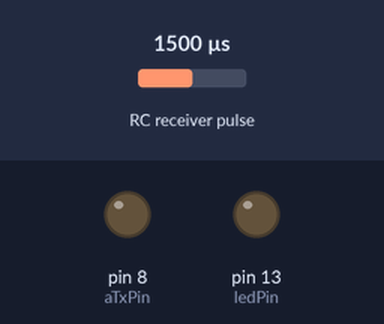
Bench run of a sketch on a simulated Arduino Mega 2560, built with avr-gcc and run on an emulated ATmega2560. Parts: output pins drawn as LEDs (lit = HIGH). Wiring (inferred from the names in the program): RC receiver channel: data pin 3. The inputs (shaded band) are chosen by the test bench; at power-on: RC receiver pulse 1500 µs. What the sketch prints to the serial monitor is not drawn.

Above: at 0.1 s.
At 1.7 s:
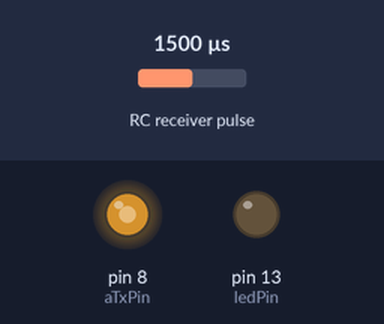
1.8 s: RC receiver pulse (sensor on pin 3) set to 1750 µs
At 2.6 s:
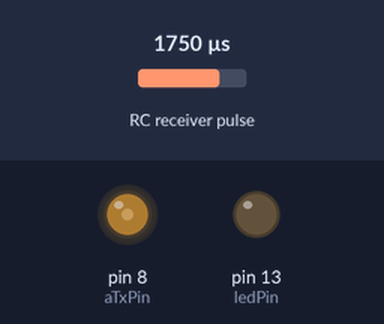
Timing chart, 0 to 10.8 s (numbered marks = the images above; inputs shaded):
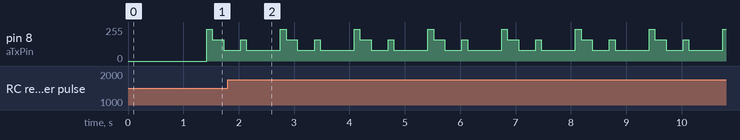

Measured:
- by itself, pin 8 (aTxPin): repeats every 1.3 s: 80/255 0.61 s, 240/255 0.10 s, 160/255 0.20 s, 80/255 0.31 s, 160/255 0.10 s

The sketch:

pwm_transfer.ino
```cpp
const int rxPin = 2;     // the number of the pushbutton pin
const int ledPin =  13;      // the number of the LED pin
const int txPin = 53;

const int aTxPin = 8;
const int aRxPin = 7; // we use a digital pin, actually


//assume that pin 32 is receiving PWM input
#define CHANNEL_1_PIN 3
//micros when the pin goes HIGH
volatile unsigned long timer_start;
//difference between timer_start and micros() is the length of time that the pin
//was HIGH - the PWM pulse length.
volatile unsigned long pulse_time;

//this is the time that the last interrupt occurred.
//you can use this to determine if your receiver has a signal or not.
volatile unsigned long last_interrupt_time;

//calcSignal is the interrupt handler
void calcSignal()
{
//record the interrupt time so that we can tell if the receiver has a signal from the transmitter
 last_interrupt_time = micros();

//if the pin has gone HIGH, record the microseconds since the Arduino started up
 if(digitalRead(CHANNEL_1_PIN) == HIGH)
    {
        timer_start = micros();
    }
//otherwise, the pin has gone LOW
    else
    {
        //only worry about this if the timer has actually started
        if(timer_start > 0)
        {
            //record the pulse time
            pulse_time = micros() - timer_start;
            //restart the timer
            timer_start = 0;
        }
    }
}


void setup() {


  pinMode(ledPin, OUTPUT);
  pinMode(rxPin, INPUT);
  pinMode(txPin, OUTPUT);

  pinMode(aRxPin, INPUT);
  pinMode(aTxPin, OUTPUT);

  attachInterrupt(1, calcSignal, CHANGE);

  Serial.begin(9600);
  //analogWrite(aTxPin, 120);
  delay(500);
}


unsigned long n = 0;
int pos = -10;
unsigned char to_send = '#';
void txloop() {
  if(pos > 7) {
    pos = -5;
  }
  if(pos < -1) {
    pos++;
    return;
  }
  if(pos == -1) {
    analogWrite(aTxPin, 240);
    pos = 0;
    return;
  }
  char bit_to_send = (to_send >> (pos++)) & 1;
  analogWrite(aTxPin, bit_to_send ? 160 : 80);
  //analogWrite(aTxPin,255);
}

// tx=10 pw=80, tx=255 pw=53444
int rxpos = -1;
unsigned char rcv = 0;
void rxloop() {
  unsigned char eightbitval = pulse_time / 8;
  Serial.print(eightbitval, DEC);
  Serial.print(" -- ");
  Serial.print(pulse_time, DEC);
  Serial.print("\n");
  if(rxpos == -1) {
    if(eightbitval > 200) { // sync!
      rxpos = 0;
    }
    return;
  }
  char thisbit = eightbitval > 120;
  rcv |= thisbit << rxpos++;

  if(rxpos == 7) {
    Serial.print("GOT:");
    Serial.write(rcv);
    Serial.print("\n");
    rxpos = -1;
  }
}

void loop() {
  n++;
  txloop();
  delay(1);
  rxloop();
  delay(1);
  delay(100);
  Serial.write(".");
}
```
